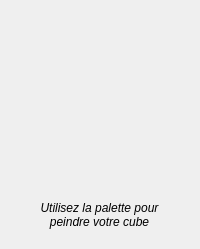
<?xml version="1.0" encoding="UTF-8"?>
<ui version="4.0">
 <class>Palette</class>
 <widget class="QWidget" name="Palette">
  <property name="geometry">
   <rect>
    <x>0</x>
    <y>0</y>
    <width>200</width>
    <height>249</height>
   </rect>
  </property>
  <property name="sizePolicy">
   <sizepolicy hsizetype="MinimumExpanding" vsizetype="MinimumExpanding">
    <horstretch>0</horstretch>
    <verstretch>0</verstretch>
   </sizepolicy>
  </property>
  <property name="minimumSize">
   <size>
    <width>200</width>
    <height>0</height>
   </size>
  </property>
  <property name="maximumSize">
   <size>
    <width>16777215</width>
    <height>1618</height>
   </size>
  </property>
  <property name="windowTitle">
   <string>Form</string>
  </property>
  <property name="autoFillBackground">
   <bool>false</bool>
  </property>
  <property name="styleSheet">
   <string notr="true"/>
  </property>
  <widget class="QLabel" name="label">
   <property name="geometry">
    <rect>
     <x>0</x>
     <y>0</y>
     <width>191</width>
     <height>191</height>
    </rect>
   </property>
   <property name="sizePolicy">
    <sizepolicy hsizetype="MinimumExpanding" vsizetype="MinimumExpanding">
     <horstretch>0</horstretch>
     <verstretch>0</verstretch>
    </sizepolicy>
   </property>
   <property name="text">
    <string/>
   </property>
   <property name="pixmap">
    <pixmap resource="../ressources.qrc">:/palette/Images/palette/palette.png</pixmap>
   </property>
   <property name="scaledContents">
    <bool>true</bool>
   </property>
   <property name="wordWrap">
    <bool>true</bool>
   </property>
  </widget>
  <widget class="CouleurPalette" name="white">
   <property name="geometry">
    <rect>
     <x>29</x>
     <y>122</y>
     <width>30</width>
     <height>30</height>
    </rect>
   </property>
   <property name="sizePolicy">
    <sizepolicy hsizetype="Minimum" vsizetype="Minimum">
     <horstretch>0</horstretch>
     <verstretch>0</verstretch>
    </sizepolicy>
   </property>
   <property name="minimumSize">
    <size>
     <width>30</width>
     <height>30</height>
    </size>
   </property>
   <property name="maximumSize">
    <size>
     <width>30</width>
     <height>30</height>
    </size>
   </property>
   <property name="text">
    <string/>
   </property>
   <property name="pixmap">
    <pixmap resource="../ressources.qrc">:/palette/Images/palette/color_white.png</pixmap>
   </property>
   <property name="scaledContents">
    <bool>true</bool>
   </property>
  </widget>
  <widget class="CouleurPalette" name="yellow">
   <property name="geometry">
    <rect>
     <x>68</x>
     <y>12</y>
     <width>30</width>
     <height>30</height>
    </rect>
   </property>
   <property name="minimumSize">
    <size>
     <width>30</width>
     <height>30</height>
    </size>
   </property>
   <property name="maximumSize">
    <size>
     <width>30</width>
     <height>30</height>
    </size>
   </property>
   <property name="text">
    <string/>
   </property>
   <property name="pixmap">
    <pixmap resource="../ressources.qrc">:/palette/Images/palette/color_yellow.png</pixmap>
   </property>
   <property name="scaledContents">
    <bool>true</bool>
   </property>
  </widget>
  <widget class="CouleurPalette" name="orange">
   <property name="geometry">
    <rect>
     <x>115</x>
     <y>20</y>
     <width>30</width>
     <height>30</height>
    </rect>
   </property>
   <property name="minimumSize">
    <size>
     <width>30</width>
     <height>30</height>
    </size>
   </property>
   <property name="maximumSize">
    <size>
     <width>30</width>
     <height>30</height>
    </size>
   </property>
   <property name="text">
    <string/>
   </property>
   <property name="pixmap">
    <pixmap resource="../ressources.qrc">:/palette/Images/palette/color_orange.png</pixmap>
   </property>
   <property name="scaledContents">
    <bool>true</bool>
   </property>
  </widget>
  <widget class="CouleurPalette" name="red">
   <property name="geometry">
    <rect>
     <x>145</x>
     <y>60</y>
     <width>30</width>
     <height>30</height>
    </rect>
   </property>
   <property name="minimumSize">
    <size>
     <width>30</width>
     <height>30</height>
    </size>
   </property>
   <property name="maximumSize">
    <size>
     <width>30</width>
     <height>30</height>
    </size>
   </property>
   <property name="text">
    <string/>
   </property>
   <property name="pixmap">
    <pixmap resource="../ressources.qrc">:/palette/Images/palette/color_red.png</pixmap>
   </property>
   <property name="scaledContents">
    <bool>true</bool>
   </property>
  </widget>
  <widget class="CouleurPalette" name="green">
   <property name="geometry">
    <rect>
     <x>31</x>
     <y>37</y>
     <width>30</width>
     <height>30</height>
    </rect>
   </property>
   <property name="sizePolicy">
    <sizepolicy hsizetype="Preferred" vsizetype="Preferred">
     <horstretch>0</horstretch>
     <verstretch>0</verstretch>
    </sizepolicy>
   </property>
   <property name="minimumSize">
    <size>
     <width>30</width>
     <height>30</height>
    </size>
   </property>
   <property name="maximumSize">
    <size>
     <width>30</width>
     <height>30</height>
    </size>
   </property>
   <property name="text">
    <string/>
   </property>
   <property name="pixmap">
    <pixmap resource="../ressources.qrc">:/palette/Images/palette/color_green.png</pixmap>
   </property>
   <property name="scaledContents">
    <bool>true</bool>
   </property>
  </widget>
  <widget class="CouleurPalette" name="blue">
   <property name="geometry">
    <rect>
     <x>13</x>
     <y>79</y>
     <width>30</width>
     <height>30</height>
    </rect>
   </property>
   <property name="minimumSize">
    <size>
     <width>30</width>
     <height>30</height>
    </size>
   </property>
   <property name="maximumSize">
    <size>
     <width>30</width>
     <height>30</height>
    </size>
   </property>
   <property name="text">
    <string/>
   </property>
   <property name="pixmap">
    <pixmap resource="../ressources.qrc">:/palette/Images/palette/color_blue.png</pixmap>
   </property>
   <property name="scaledContents">
    <bool>true</bool>
   </property>
  </widget>
  <widget class="QLabel" name="label_2">
   <property name="geometry">
    <rect>
     <x>11</x>
     <y>193</y>
     <width>177</width>
     <height>44</height>
    </rect>
   </property>
   <property name="font">
    <font>
     <italic>true</italic>
    </font>
   </property>
   <property name="text">
    <string>Utilisez la palette pour 
peindre votre cube</string>
   </property>
   <property name="alignment">
    <set>Qt::AlignmentFlag::AlignCenter</set>
   </property>
  </widget>
 </widget>
 <customwidgets>
  <customwidget>
   <class>CouleurPalette</class>
   <extends>QLabel</extends>
   <header>src/couleurpalette.h</header>
  </customwidget>
 </customwidgets>
 <resources>
  <include location="../ressources.qrc"/>
 </resources>
 <connections/>
</ui>
